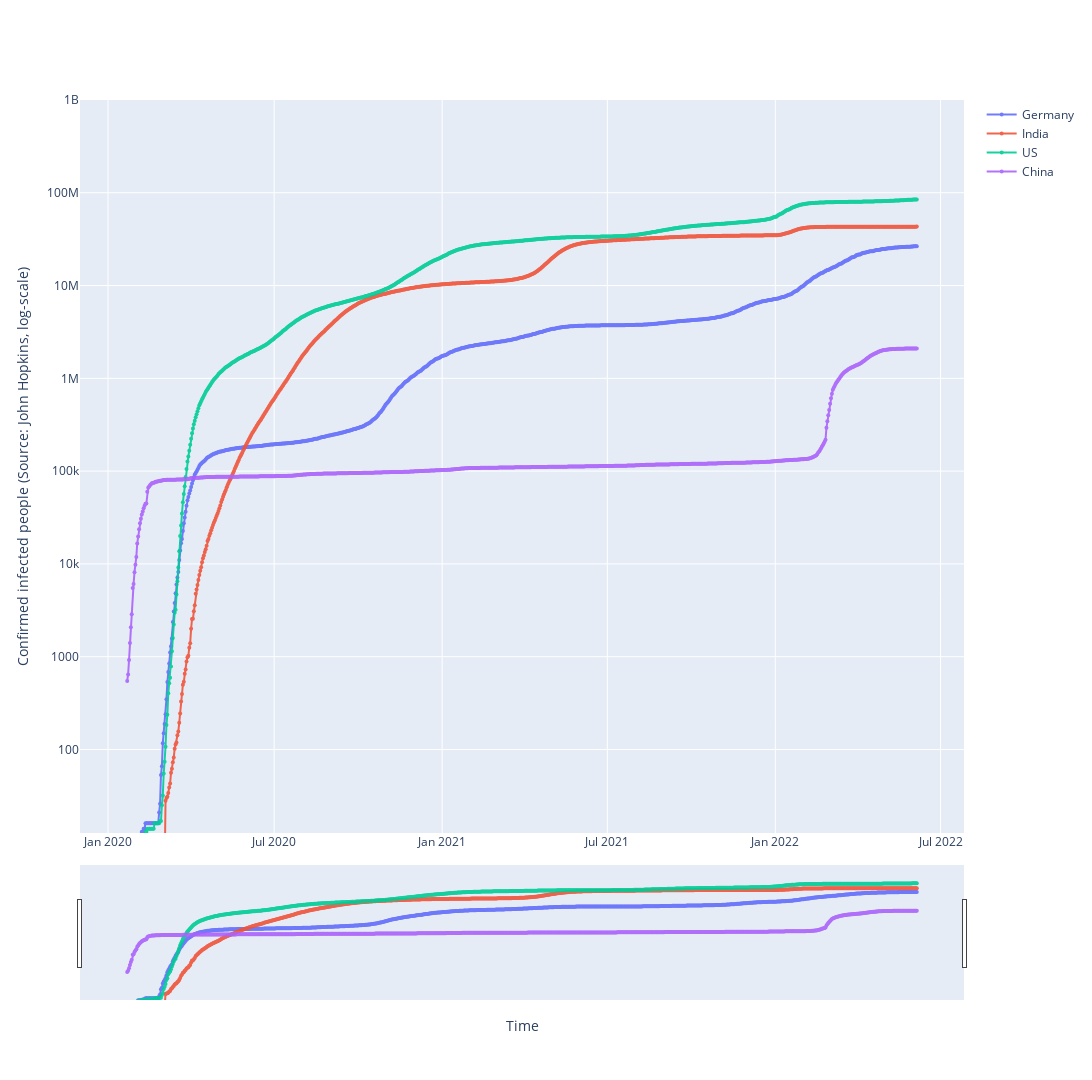

Source (notebook cell):
### Code cell
# to plot individual trace
country_list = ['Germany','India','US','China']
for each in country_list:
    fig.add_trace(go.Scatter(x=df_plot.date,
                                y=df_plot[each],
                                mode = 'markers+lines',
                                opacity = 0.9,
                                line_width = 2,
                                marker_size = 4,
                                name = each))

# defines overall layout
fig.update_layout(width = 1920,
                  height = 1080,
                  xaxis_title='Time',
                 yaxis_title="Confirmed infected people (Source: John Hopkins, log-scale)")

fig.update_yaxes(type="log", range = [1.1,9])

fig.update_layout(xaxis_rangeslider_visible=True)

### Figure 1 — Plotly figure (JSON) as saved in the notebook; plotly's stock layout.template omitted (floating-point values rounded to 4 significant figures; data arrays with more than 128 entries replaced by an {"elided": "..."} marker saying what was removed)
{"data": [{"line": {"width": 2}, "marker": {"size": 4}, "mode": "markers+lines", "name": "Germany", "opacity": 0.9, "type": "scatter", "x": {"elided": "866 str values"}, "y": {"elided": "866 int values"}}, {"line": {"width": 2}, "marker": {"size": 4}, "mode": "markers+lines", "name": "India", "opacity": 0.9, "type": "scatter", "x": {"elided": "866 str values"}, "y": {"elided": "866 int values"}}, {"line": {"width": 2}, "marker": {"size": 4}, "mode": "markers+lines", "name": "US", "opacity": 0.9, "type": "scatter", "x": {"elided": "866 str values"}, "y": {"elided": "866 int values"}}, {"line": {"width": 2}, "marker": {"size": 4}, "mode": "markers+lines", "name": "China", "opacity": 0.9, "type": "scatter", "x": {"elided": "866 str values"}, "y": {"elided": "866 int values"}}], "layout": {"height": 1080, "width": 1920, "xaxis": {"rangeslider": {"visible": true}, "title": {"text": "Time"}}, "yaxis": {"range": [1.1, 9], "title": {"text": "Confirmed infected people (Source: John Hopkins, log-scale)"}, "type": "log"}}}
